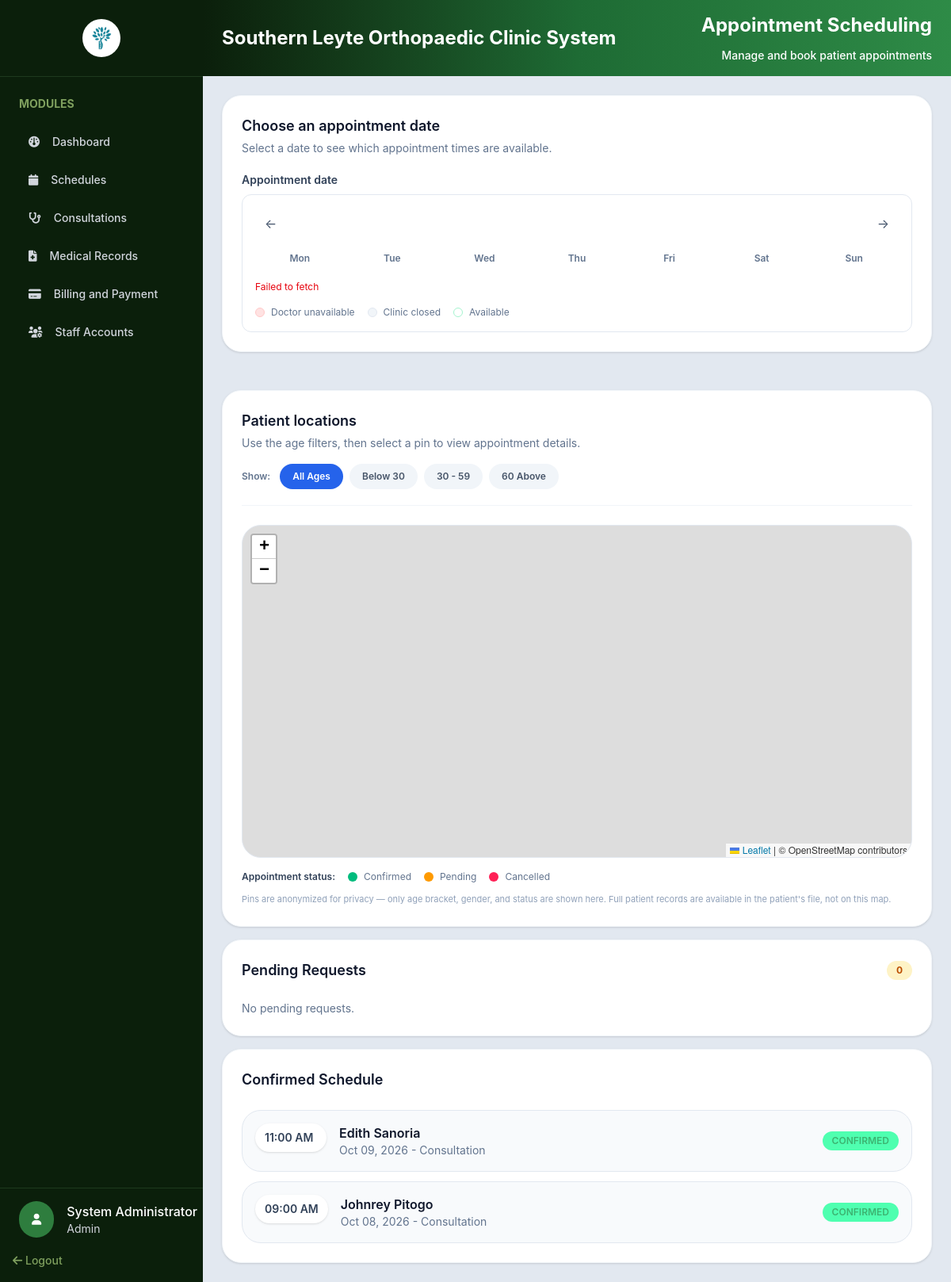
Page /admin/appointments.php (signed in) on the earlier database version.
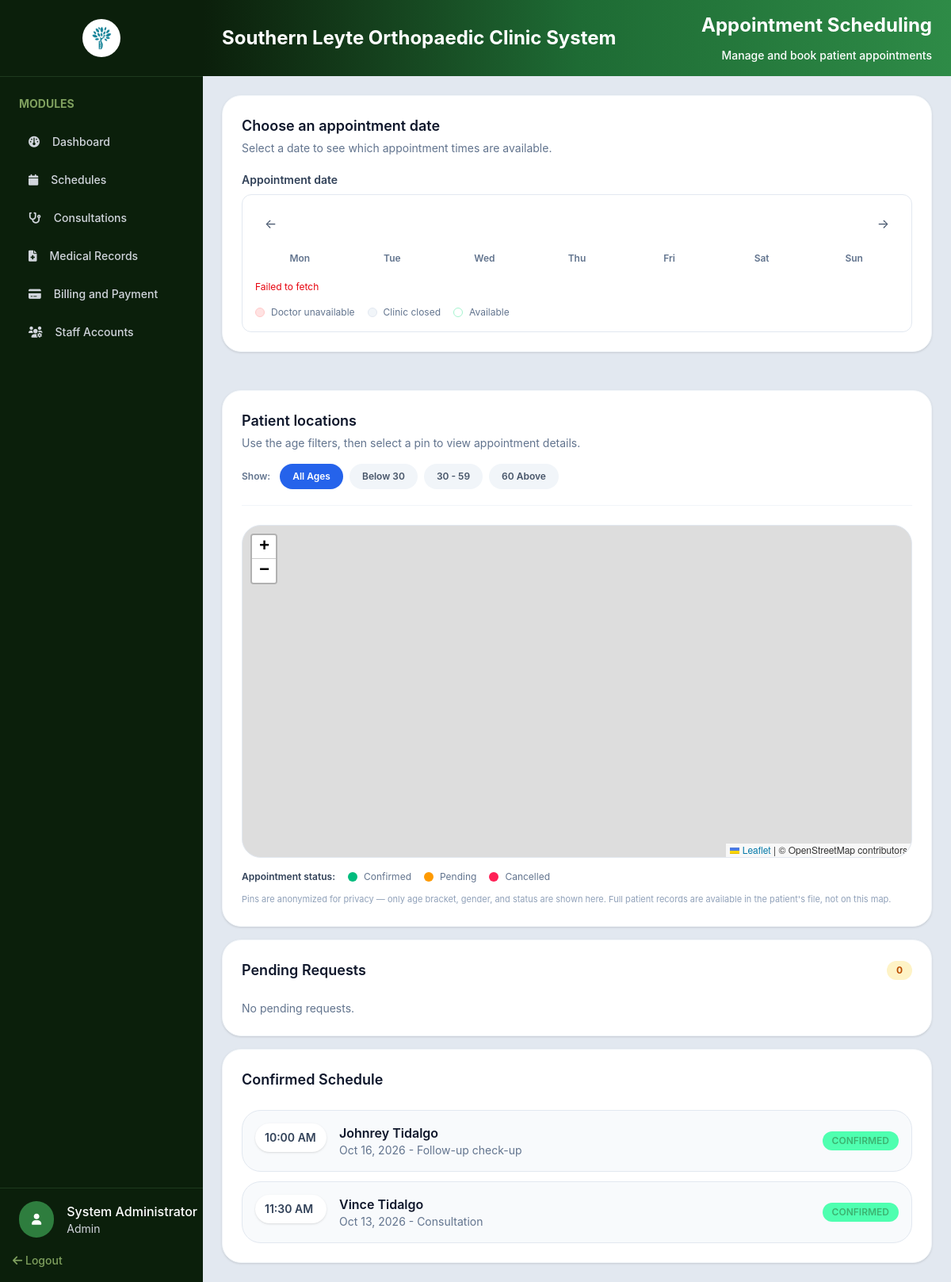
Same page on the later database version.
### tables this page shows
CREATE TABLE `users` (
  `UserID` int UNSIGNED NOT NULL,
  `Username` varchar(50) NOT NULL,
  `PasswordHash` varchar(255) NOT NULL,
  `FirstName` varchar(100) NOT NULL,
  `LastName` varchar(100) NOT NULL,
  `Role` enum('Admin','Doctor','Receptionist','Staff','Patient') NOT NULL DEFAULT 'Receptionist',
  `IsDoctor` tinyint(1) NOT NULL DEFAULT '0',
  `Email` varchar(150) DEFAULT NULL,
  `Phone` varchar(30) DEFAULT NULL,
  `Status` enum('Active','Inactive') NOT NULL DEFAULT 'Active',
  `CreatedAt` timestamp NOT NULL DEFAULT CURRENT_TIMESTAMP
);

CREATE TABLE `appointments` (
  `AppointmentID` int UNSIGNED NOT NULL,
  `PatientID` int UNSIGNED NOT NULL,
  `DoctorID` int UNSIGNED NOT NULL,
  `AppointmentDate` date NOT NULL,
  `AppointmentTime` time NOT NULL,
  `meridiem` enum('AM','PM') DEFAULT NULL,
  `Purpose` varchar(255) NOT NULL,
  `ChiefComplaint` varchar(50) DEFAULT NULL,
  `Status` enum('Pending','Confirmed','Completed','Cancelled','Rescheduled') NOT NULL DEFAULT 'Pending',
  `Remarks` text,
  `CreatedAt` timestamp NOT NULL DEFAULT CURRENT_TIMESTAMP
);

CREATE TABLE `patients` (
  `PatientID` int UNSIGNED NOT NULL,
  `PatientCode` varchar(20) NOT NULL,
  `UserID` int UNSIGNED DEFAULT NULL,
  `FirstName` varchar(100) NOT NULL,
  `MiddleName` varchar(100) DEFAULT NULL,
  `LastName` varchar(100) NOT NULL,
  `BirthDate` date NOT NULL,
  `Gender` enum('Male','Female','Other') NOT NULL,
  `CivilStatus` enum('Single','Married','Widowed','Separated') DEFAULT NULL,
  `Address` varchar(255) DEFAULT NULL,
  `Province` varchar(100) DEFAULT NULL,
  `City` varchar(100) DEFAULT NULL,
  `Barangay` varchar(100) DEFAULT NULL,
  `Allergies` varchar(50) DEFAULT NULL,
  `Latitude` decimal(10,7) DEFAULT NULL,
  `Longitude` decimal(10,7) DEFAULT NULL,
  `Phone` varchar(30) DEFAULT NULL,
  `Email` varchar(150) DEFAULT NULL,
  `BloodType` varchar(5) DEFAULT NULL,
  `EmergencyContact` varchar(150) DEFAULT NULL,
  `EmergencyPhone` varchar(30) DEFAULT NULL,
  `PatientType` enum('Regular','Senior Citizen','PWD') NOT NULL DEFAULT 'Regular',
  `IdNumber` int DEFAULT NULL,
  `CreatedAt` timestamp NOT NULL DEFAULT CURRENT_TIMESTAMP
);

### includes/auth.php (called while the page is built, shortened)
<?php
class SessionManager
{
    public static function isLoggedIn(): bool
    {
        return isset($_SESSION['user_id']) || isset($_SESSION['userId']) || isset($_SESSION['user']);
    }
    public static function getUser(PDO $pdo): ?array
    {
        $userId = $_SESSION['user_id'] ?? $_SESSION['userId'] ?? $_SESSION['user']['UserID'] ?? null;
        $statement = $pdo->prepare(
            'SELECT UserID AS user_id, Username AS username, FirstName AS first_name,
                    LastName AS last_name, Email AS email, Phone AS phone,
                    Role AS role, IsDoctor AS is_doctor, Status AS status, CreatedAt AS created_at
             FROM users WHERE UserID = ?'
        );
        $statement->execute([$userId]);
        return $statement->fetch(PDO::FETCH_ASSOC) ?: null;
    }
}

### php/fetch/fetch.php (called while the page is built, shortened)
<?php
function fetchAllData(PDO $pdo, string $query, array $params = []): array
{
    $stmt = $pdo->prepare($query);
    $stmt->execute($params);
    return $stmt->fetchAll(PDO::FETCH_ASSOC);
}

### admin/appointments.php (the view, shortened to what the rows shown need)
<?php
require_once __DIR__ . '/../config/config.php';
require_once __DIR__ . '/../includes/auth.php';
require_once __DIR__ . '/../php/fetch/fetch.php';
$admin = SessionManager::getUser($pdo);
$appointments = fetchAllData($pdo, "
    SELECT a.AppointmentID, a.AppointmentDate, a.AppointmentTime, a.Meridiem, a.Purpose, a.Status,
           p.PatientCode, p.FirstName AS patient_first_name, p.LastName AS patient_last_name
    FROM appointments a
    INNER JOIN patients p ON a.PatientID = p.PatientID
    ORDER BY a.AppointmentDate DESC, a.AppointmentTime DESC
");
?>
<!DOCTYPE html>
<html lang="en">
<head>
    <link rel="stylesheet" href="../assets/css/output.css">
    <link rel="stylesheet" href="../assets/css/global.css">
    <link rel="stylesheet" href="https://cdnjs.cloudflare.com/ajax/libs/font-awesome/6.0.0-beta3/css/all.min.css">
    <link rel="stylesheet" href="https://unpkg.com/leaflet@1.9.4/dist/leaflet.css" />
</head>
<body class="h-screen flex bg-slate-200 overflow-hidden">
    <?php include_once '../includes/sidebar.php'; ?>
    <section class="flex-1 min-h-0 flex flex-col overflow-hidden">
        <div
            class="flex items-center justify-between bg-gradient-to-r from-[#0b1f0b] via-[#1e6b34] to-[#2e8b47] px-6 py-4">
            <h1 class="text-2xl font-bold text-white">Southern Leyte Orthopaedic Clinic System</h1>
            <div class="flex flex-col gap-3 items-end">
                <h1 class="text-2xl font-bold text-white">Appointment Scheduling</h1>
            </div>
        </div>
        <div class="flex-1 min-h-0 overflow-auto p-6 space-y-4">
            <div class="grid grid-cols-1 gap-6 xl:grid-cols-2">
                <div class="space-y-6">
                    <div class="rounded-3xl bg-white p-6 shadow-sm border border-slate-100">
                        <h2 class="text-lg font-semibold text-slate-900">Choose an appointment date</h2>
                    </div>
                </div>
                <div class="rounded-3xl bg-white p-6 shadow-sm border border-slate-100">
                    <div class="mb-6 flex flex-col gap-4 border-b border-slate-100 pb-5">
                        <div>
                            <h2 class="text-lg font-semibold text-slate-900">Patient locations</h2>
                        </div>
                    </div>
                </div>
            </div>
            <div class="rounded-3xl bg-white p-6 shadow-sm border border-slate-100">
                <div class="flex items-center justify-between mb-6">
                    <h2 class="text-lg font-semibold text-slate-900">Pending Requests</h2>
                </div>
            </div>
            <div class="rounded-3xl bg-white p-6 shadow-sm border border-slate-100">
                <div class="flex items-center justify-between mb-6">
                    <h2 class="text-lg font-semibold text-slate-900">Confirmed Schedule</h2>
                </div>
                <div class="space-y-3">
                    <?php
                    $confirmedAppointments = array_filter($appointments, fn($a) => $a['Status'] === 'Confirmed');
                    if ($confirmedAppointments) {
                        foreach ($confirmedAppointments as $appointment) {
                            $appointmentDate = new DateTime($appointment['AppointmentDate']);
                            $formattedDate = $appointmentDate->format('M d, Y');
                            $formattedTime = (new DateTime($appointment['AppointmentTime']))->format('h:i');
                            $statusStyle = $status[$appointment['Status']] ?? ['bgColor' => '#4FFFB0', 'textColor' => '#3CB371'];
                            ?>
                            <div
                                class="flex flex-col gap-3 rounded-3xl border border-slate-200 bg-slate-50 p-4 sm:flex-row sm:items-center sm:justify-between">
                                <div class="flex items-start gap-4">
                                    <div
                                        class="min-w-[90px] rounded-3xl bg-white px-3 py-2 text-sm font-semibold text-slate-700 shadow-sm">
                                        <?= htmlspecialchars($formattedTime, ENT_QUOTES, 'UTF-8') ?>
                                        <?= htmlspecialchars($appointment['Meridiem'], ENT_QUOTES, 'UTF-8') ?>
                                    </div>
                                    <div>
                                        <p class="font-semibold text-slate-900">
                                            <?= htmlspecialchars($appointment['patient_first_name'], ENT_QUOTES, 'UTF-8') ?>
                                            <?= htmlspecialchars($appointment['patient_last_name'], ENT_QUOTES, 'UTF-8') ?>
                                        </p>
                                        <p class="text-sm text-slate-500">
                                            <?= $formattedDate ?> -
                                            <?= htmlspecialchars($appointment['Purpose'], ENT_QUOTES, 'UTF-8') ?>
                                        </p>
                                    </div>
                                </div>
                                <div class="flex items-center gap-3">
                                    <span class="rounded-full px-3 py-1 text-xs font-semibold uppercase"
                                        style="background-color: <?= htmlspecialchars($statusStyle['bgColor'], ENT_QUOTES, 'UTF-8') ?>; color: <?= htmlspecialchars($statusStyle['textColor'], ENT_QUOTES, 'UTF-8') ?>;">
                                        <?= htmlspecialchars($appointment['Status'], ENT_QUOTES, 'UTF-8') ?>
                                    </span>
                                </div>
                            </div>
                            <?php
                        }
                    } else {
                        echo '<p class="text-sm text-slate-500">No confirmed appointments.</p>';
                    }
                    ?>
                </div>
            </div>
        </div>
    </section>
</body>
</html>

### includes/sidebar.php (shortened to what the rows shown need)
<div class="w-64 shrink-0 bg-[#0b1f0b] flex flex-col h-full">
    <div class="custom-scrollbar w-full p-6 overflow-y-auto flex-1 min-h-0">
        <h2 class="text-[#7fa05e] font-bold text-sm mb-4">MODULES</h2>
    </div>
    <div class="mt-auto">
        <div class="w-full border-t pt-4 pl-6 border-[#1e3a1e] flex items-center gap-4">
            <div>
                <?php if ($admin): ?>
                    <h1 class="text-white text-md font-medium">
                        <?= htmlspecialchars($admin['first_name']) ?>     <?= htmlspecialchars($admin['last_name']) ?>
                    </h1>
                    <h3 class="text-gray-300 text-sm"><?= htmlspecialchars($admin['role']) ?></h3>
                <?php endif; ?>
            </div>
        </div>
    </div>
</div>

Differences in the rows shown:
no longer on this page (row edited): appointments: AppointmentTime "11:00", meridiem "AM", PatientID.FirstName "Edith", PatientID.LastName "Sanoria", AppointmentDate "Oct 09, 2026", Purpose "Consultation", Status "CONFIRMED"
no longer on this page (row edited): appointments: AppointmentTime "09:00", meridiem "AM", PatientID.FirstName "Johnrey", PatientID.LastName "Pitogo", AppointmentDate "Oct 08, 2026", Purpose "Consultation", Status "CONFIRMED"
added appointments: AppointmentTime "10:00", meridiem "AM", PatientID.FirstName "Johnrey", PatientID.LastName "Tidalgo", AppointmentDate "Oct 16, 2026", Purpose "Follow-up check-up", Status "CONFIRMED"
added appointments: AppointmentTime "11:30", meridiem "AM", PatientID.FirstName "Vince", PatientID.LastName "Tidalgo", AppointmentDate "Oct 13, 2026", Purpose "Consultation", Status "CONFIRMED"
